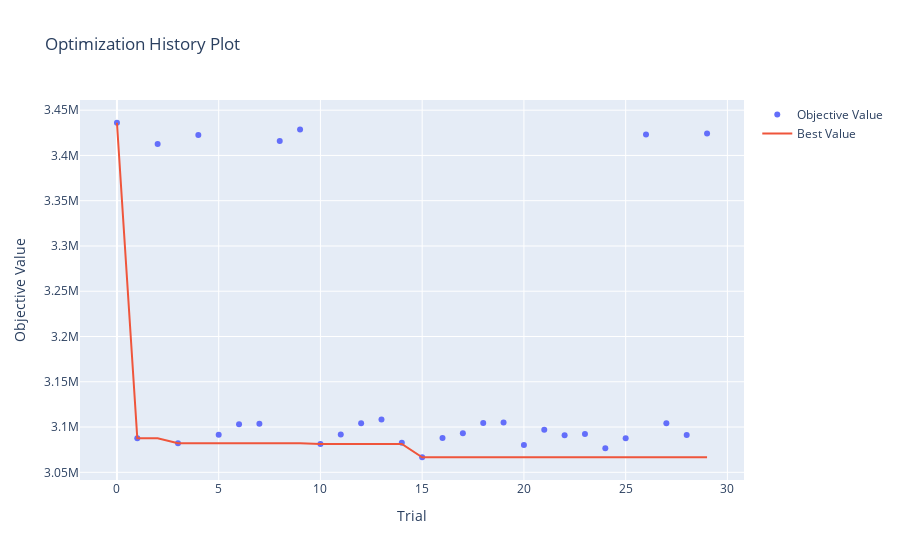
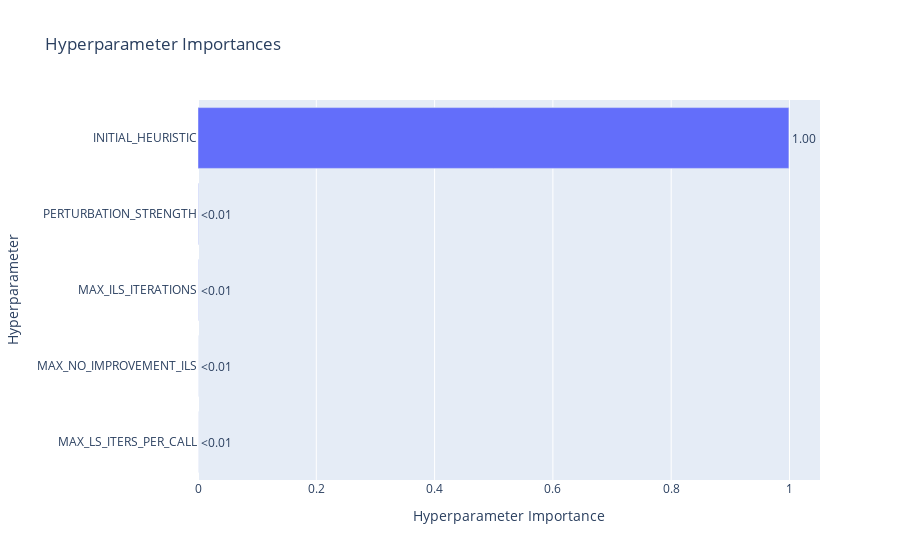

These figures' notebook cell, in order:
### Code cell
# You can also explore other Optuna features like visualization:
if optuna.visualization.is_available():
    fig = optuna.visualization.plot_optimization_history(study)
    fig.show()
    fig_params = optuna.visualization.plot_param_importances(study)
    fig_params.show()

### Figure 1 — Plotly figure (JSON) as saved in the notebook; plotly's stock layout.template omitted (floating-point values rounded to 4 significant figures)
{"data": [{"mode": "markers", "name": "Objective Value", "type": "scatter", "x": [0, 1, 2, 3, 4, 5, 6, 7, 8, 9, 10, 11, 12, 13, 14, 15, 16, 17, 18, 19, 20, 21, 22, 23, 24, 25, 26, 27, 28, 29], "y": [3436000.0, 3088000.0, 3413000.0, 3082000.0, 3423000.0, 3091000.0, 3103000.0, 3104000.0, 3416000.0, 3429000.0, 3081000.0, 3092000.0, 3104000.0, 3108000.0, 3083000.0, 3067000.0, 3088000.0, 3093000.0, 3104000.0, 3105000.0, 3080000.0, 3097000.0, 3091000.0, 3092000.0, 3076000.0, 3088000.0, 3423000.0, 3104000.0, 3091000.0, 3424000.0]}, {"mode": "lines", "name": "Best Value", "type": "scatter", "x": [0, 1, 2, 3, 4, 5, 6, 7, 8, 9, 10, 11, 12, 13, 14, 15, 16, 17, 18, 19, 20, 21, 22, 23, 24, 25, 26, 27, 28, 29], "y": [3436000.0, 3088000.0, 3088000.0, 3082000.0, 3082000.0, 3082000.0, 3082000.0, 3082000.0, 3082000.0, 3082000.0, 3081000.0, 3081000.0, 3081000.0, 3081000.0, 3081000.0, 3067000.0, 3067000.0, 3067000.0, 3067000.0, 3067000.0, 3067000.0, 3067000.0, 3067000.0, 3067000.0, 3067000.0, 3067000.0, 3067000.0, 3067000.0, 3067000.0, 3067000.0]}, {"marker": {"color": "#cccccc"}, "mode": "markers", "name": "Infeasible Trial", "showlegend": false, "type": "scatter", "x": [], "y": []}], "layout": {"title": {"text": "Optimization History Plot"}, "xaxis": {"title": {"text": "Trial"}}, "yaxis": {"title": {"text": "Objective Value"}}}}

### Figure 2 — Plotly figure (JSON) as saved in the notebook; plotly's stock layout.template omitted (floating-point values rounded to 4 significant figures)
{"data": [{"cliponaxis": false, "hovertemplate": ["MAX_LS_ITERS_PER_CALL (IntDistribution): 9.076087382642113e-05<extra></extra>", "MAX_NO_IMPROVEMENT_ILS (IntDistribution): 0.0001004497829532836<extra></extra>", "MAX_ILS_ITERATIONS (IntDistribution): 0.0003163318176331357<extra></extra>", "PERTURBATION_STRENGTH (FloatDistribution): 0.0004992538661486013<extra></extra>", "INITIAL_HEURISTIC (CategoricalDistribution): 0.9989932036594386<extra></extra>"], "name": "Objective Value", "orientation": "h", "text": ["<0.01", "<0.01", "<0.01", "<0.01", "1.00"], "textposition": "outside", "type": "bar", "x": [9.076e-05, 0.0001004, 0.0003163, 0.0004993, 0.999], "y": ["MAX_LS_ITERS_PER_CALL", "MAX_NO_IMPROVEMENT_ILS", "MAX_ILS_ITERATIONS", "PERTURBATION_STRENGTH", "INITIAL_HEURISTIC"]}], "layout": {"title": {"text": "Hyperparameter Importances"}, "xaxis": {"title": {"text": "Hyperparameter Importance"}}, "yaxis": {"title": {"text": "Hyperparameter"}}}}
